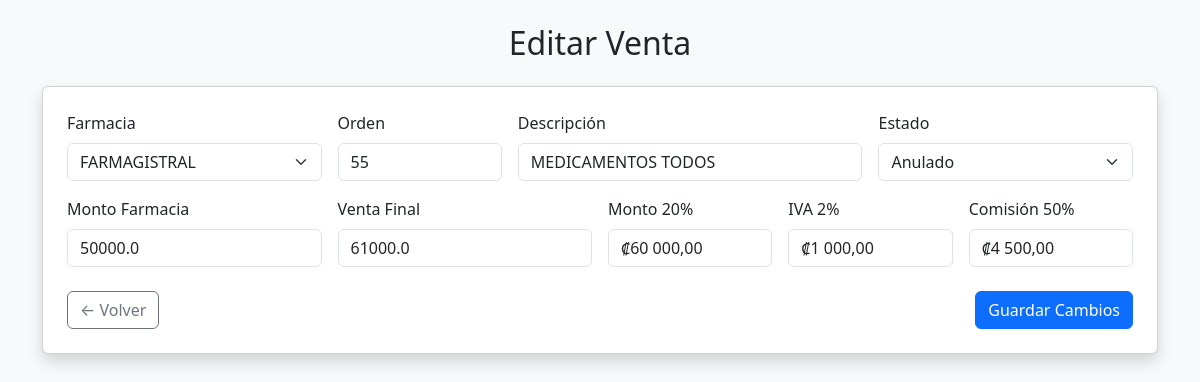
The app's page /editar/3 with its own data.
### tables this page shows
CREATE TABLE ventas (
                id INTEGER PRIMARY KEY AUTOINCREMENT,
                farmacia TEXT,
                orden TEXT,
                descripcion TEXT,
                monto_farmacia REAL,
                venta_final REAL,
                monto_20 REAL,
                iva_2 REAL,
                comision_50 REAL,
                estado TEXT,
                fecha TEXT,
                año INTEGER,
                mes INTEGER,
                día INTEGER
            );

CREATE TABLE farmacias (
                id INTEGER PRIMARY KEY AUTOINCREMENT,
                nombre TEXT UNIQUE
            );

CREATE TABLE estados (
                id INTEGER PRIMARY KEY AUTOINCREMENT,
                nombre TEXT UNIQUE
            );

### app.py (the view, shortened to what this page needs)
@app.route('/editar/<int:id>', methods=['GET', 'POST'])
def editar(id):
    with sqlite3.connect(DB_NAME) as conn:
        cursor = conn.cursor()
        cursor.execute("SELECT * FROM ventas WHERE id = ?", (id,))
        venta = cursor.fetchone()
        cursor.execute("SELECT nombre FROM farmacias")
        farmacias = [f[0] for f in cursor.fetchall()]
        cursor.execute("SELECT nombre FROM estados")
        estados = [e[0] for e in cursor.fetchall()]
    return render_template('editar.html', venta=venta, farmacias=farmacias, estados=estados)

### templates/editar.html (shortened to what this page needs)
<!DOCTYPE html>
<html lang="es">
<head>
    <link href="https://cdn.jsdelivr.net/npm/bootstrap@5.3.0/dist/css/bootstrap.min.css" rel="stylesheet">
</head>
<body class="bg-light">
<div class="container py-4">
    <h2 class="text-center mb-4">Editar Venta</h2>
    <form method="POST" class="card shadow p-4">
        <div class="row g-3">
            <div class="col-md-3">
                <label class="form-label">Farmacia</label>
                <select name="farmacia" class="form-select" required>
                    {% for f in farmacias %}
                        <option value="{{ f }}" {% if f == venta[1] %}selected{% endif %}>{{ f }}</option>
                    {% endfor %}
                </select>
            </div>
            <div class="col-md-2">
                <label class="form-label">Orden</label>
                <input type="text" name="orden" class="form-control" value="{{ venta[2] }}" required>
            </div>
            <div class="col-md-4">
                <label class="form-label">Descripción</label>
                <input type="text" name="descripcion" class="form-control" value="{{ venta[3] }}" required>
            </div>
            <div class="col-md-3">
                <label class="form-label">Estado</label>
                <select name="estado" class="form-select" required>
                    {% for e in estados %}
                        <option value="{{ e }}" {% if e == venta[9] %}selected{% endif %}>{{ e }}</option>
                    {% endfor %}
                </select>
            </div>
            <div class="col-md-3">
                <label class="form-label">Monto Farmacia</label>
                <input type="number" step="0.01" name="monto_farmacia" id="monto_farmacia" class="form-control" value="{{ venta[4] }}" required>
            </div>
            <div class="col-md-3">
                <label class="form-label">Venta Final</label>
                <input type="number" step="0.01" name="venta_final" id="venta_final" class="form-control" value="{{ venta[5] }}" required>
            </div>
            <div class="col-md-2">
                <label class="form-label">Monto 20%</label>
                <input type="text" class="form-control" id="monto_20" readonly>
            </div>
            <div class="col-md-2">
                <label class="form-label">IVA 2%</label>
                <input type="text" class="form-control" id="iva_2" readonly>
            </div>
            <div class="col-md-2">
                <label class="form-label">Comisión 50%</label>
                <input type="text" class="form-control" id="comision_50" readonly>
            </div>
        </div>
        <div class="mt-4 d-flex justify-content-between">
            <a href="/" class="btn btn-outline-secondary">← Volver</a>
            <button type="submit" class="btn btn-primary">Guardar Cambios</button>
        </div>
    </form>
</div>
</body>
</html>

### records on screen
ventas: farmacia "FARMAGISTRAL", orden "55", descripcion "MEDICAMENTOS TODOS", estado "Anulado", monto_farmacia "50000.0", venta_final "61000.0"
